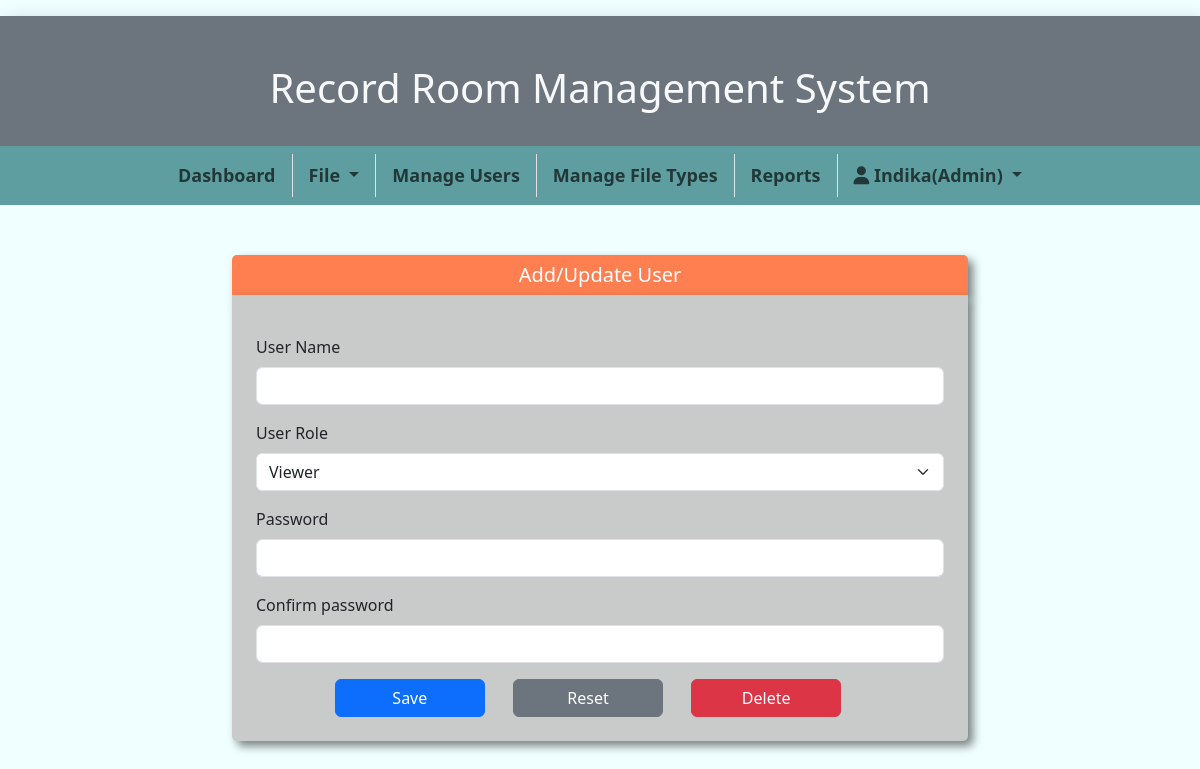
/AddNewUser.php?mode=u&uname=Asanga (signed in), run on an earlier commit of the app's database.
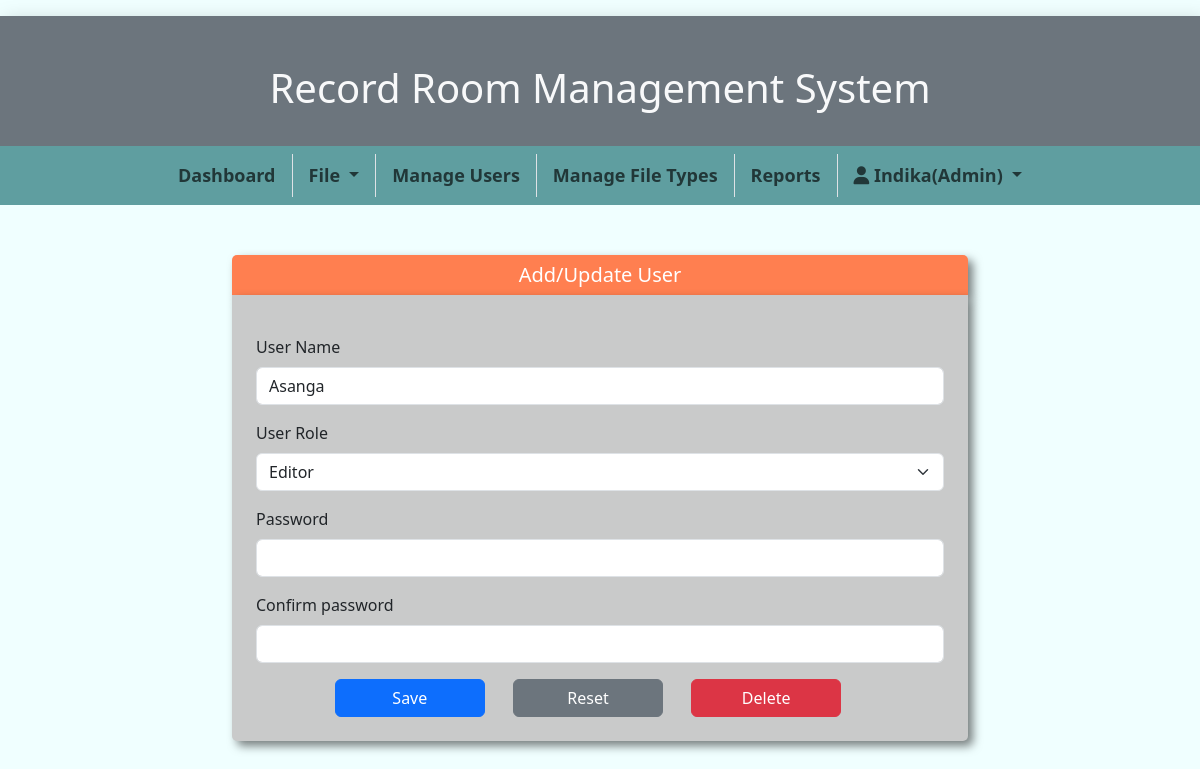
And on a later commit of the database.
### tables this page shows
CREATE TABLE `users` (
  `userId` int(3) NOT NULL,
  `userName` varchar(100) NOT NULL,
  `userRole` enum('Admin','Editor','Viewer') NOT NULL DEFAULT 'Viewer',
  `password` varchar(255) NOT NULL
);

### AddNewUser.php (the view, shortened to what this page needs)
<!DOCTYPE html>
<html lang="en">
<head>
    <link href="https://cdn.jsdelivr.net/npm/bootstrap@5.3.0/dist/css/bootstrap.min.css" rel="stylesheet">
    <link rel="stylesheet" href="https://cdnjs.cloudflare.com/ajax/libs/font-awesome/6.4.0/css/all.min.css">
    <link rel="stylesheet" href="css/styles.css">
</head>
<body>
    <?php include "header.php";
    require_once "db_connection.php";
    ?>
    <div class="container">
        <div class="row justify-content-center">
            <div class="col-md-8">
                <?php
                $uname = "";
                $urole = "";
                if (isset($_GET['mode']) && isset($_GET['uname'])) {
                    if ($_GET['mode'] == 'u' || $_GET['mode'] == 'd') {
                        $sql = "select * from users where userName='" . $_GET['uname'] . "'";
                        $result = mysqli_query($conn, $sql);
                        if ($result && mysqli_num_rows($result) > 0) {
                            while ($row = $result->fetch_assoc()) {
                                $uname = $row['userName'];
                                $urole = $row['userRole'];
                            }
                        }
                    }
                }
                ?>
                <div class="formHeader">
                    Add/Update User
                </div>
                <form action="ActionAddUpdateUser.php" method="post" class="p-4">
                    <div class="mt-3">
                        <label class="form-label" for="uname">User Name</label>
                        <input class="form-control" type="text" name="uname" id="uname" minlength="4" maxlength="100" autocomplete="off" value="<?php echo $uname ?>" required>
                    </div>
                    <div class="mt-3">
                        <label for="role" class="form-label">User Role</label>
                        <select class="form-select" name="role" id="role">
                            <option value=3 <?php echo ($urole == 'Viewer') ? 'selected' : '' ?>>Viewer</option>
                            <option value=2 <?php echo ($urole == 'Editor') ? 'selected' : '' ?>>Editor</option>
                        </select>
                    </div>
                    <div class="mt-3">
                        <label for="pwd" class="form-label">Password</label>
                        <input class="form-control" type="password" name="pwd" id="pwd" autocomplete="new-password">
                    </div>
                    <div class="mt-3">
                        <label for="confpwd" class="form-label">Confirm password</label>
                        <input class="form-control" type="password" name="confpwd" id="confpwd" autocomplete="new-password">
                    </div>
                    <div class="mt-3 text-center">
                        <button type="submit" name="submit" class="btn btn-primary me-4">Save</button>
                        <button type="reset" name="reset" class="btn btn-secondary me-4">Reset</button>
                        <button type="submit" name="delete" class="btn btn-danger me-4">Delete</button>
                    </div>
                </form>
            </div>
        </div>
    </div>
</body>
</html>

What changed in the data, as far as the page shows it:
now on this page (row edited): users: uname "Asanga", role "Editor"
Also different on the page:
form field role: "Viewer" → (not shown)
